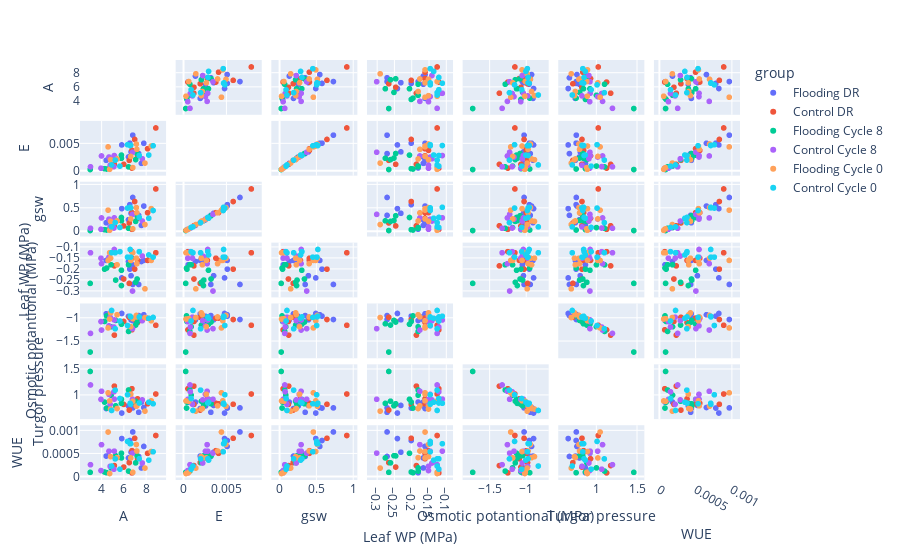

The code cell stored with this chart in its notebook:
### Code cell
features = ['A', 'E', 'gsw', 'Leaf WP (MPa)', 'Osmotic potantional (MPa)',
       'Turgor pressure', 'WUE']
fig = px.scatter_matrix(
    df_small,
    dimensions=features,
    color= 'group'
)
fig.update_traces(diagonal_visible=False)
fig.show()

### Figure 1 — Plotly figure (JSON) as saved in the notebook; plotly's stock layout.template omitted (floating-point values rounded to 4 significant figures)
{"data": [{"diagonal": {"visible": false}, "dimensions": [{"axis": {"matches": true}, "label": "A", "values": [7.795, 7.578, 6.418, 4.414, 6.536, 6.801, 5.811, 6.774, 6.646, 7.336]}, {"axis": {"matches": true}, "label": "E", "values": [0.005107, 0.001413, 0.002594, 0.001968, 0.005128, 0.006603, 0.004804, 0.0005613, 0.003525, 0.003207]}, {"axis": {"matches": true}, "label": "gsw", "values": [0.551, 0.1359, 0.2581, 0.1933, 0.5808, 0.7358, 0.4964, 0.05405, 0.3957, 0.3519]}, {"axis": {"matches": true}, "label": "Leaf WP (MPa)", "values": [-0.16, -0.165, -0.165, -0.16, -0.2, -0.27, -0.24, -0.18, -0.23, -0.27]}, {"axis": {"matches": true}, "label": "Osmotic potantional (MPa)", "values": [-0.925, -1.035, -0.96, -0.905, -0.955, -1.028, -0.8975, -1.05, -1.035, -0.9425]}, {"axis": {"matches": true}, "label": "Turgor pressure", "values": [0.765, 0.87, 0.795, 0.745, 0.755, 0.7575, 0.6575, 0.87, 0.805, 0.6725]}, {"axis": {"matches": true}, "label": "WUE", "values": [0.0006552, 0.0001865, 0.0004042, 0.0004458, 0.0007845, 0.000971, 0.0008267, 8.285e-05, 0.0005304, 0.0004371]}], "hovertemplate": "group=Flooding DR<br>%{xaxis.title.text}=%{x}<br>%{yaxis.title.text}=%{y}<extra></extra>", "legendgroup": "Flooding DR", "marker": {"color": "#636efa", "symbol": "circle"}, "name": "Flooding DR", "showlegend": true, "type": "splom"}, {"diagonal": {"visible": false}, "dimensions": [{"axis": {"matches": true}, "label": "A", "values": [7.234, 8.875, 8.134, 6.726, 5.149, 5.991, 6.732, 6.486, 6.976]}, {"axis": {"matches": true}, "label": "E", "values": [0.002802, 0.007929, 0.004108, 0.0005342, 0.001227, 0.001236, 0.003792, 0.001965, 0.005812]}, {"axis": {"matches": true}, "label": "gsw", "values": [0.2878, 0.9182, 0.4088, 0.05173, 0.1278, 0.1246, 0.4095, 0.1884, 0.6485]}, {"axis": {"matches": true}, "label": "Leaf WP (MPa)", "values": [-0.16, -0.125, -0.16, -0.12, -0.185, -0.245, -0.15, -0.265, -0.2]}, {"axis": {"matches": true}, "label": "Osmotic potantional (MPa)", "values": [-1.093, -1.153, -0.9975, -1.25, -1.365, -1.07, -0.9975, -0.98, -1.028]}, {"axis": {"matches": true}, "label": "Turgor pressure", "values": [0.9325, 1.028, 0.8375, 1.13, 1.18, 0.825, 0.8475, 0.715, 0.8275]}, {"axis": {"matches": true}, "label": "WUE", "values": [0.0003873, 0.0008934, 0.000505, 7.942e-05, 0.0002382, 0.0002062, 0.0005633, 0.0003029, 0.0008332]}], "hovertemplate": "group=Control DR<br>%{xaxis.title.text}=%{x}<br>%{yaxis.title.text}=%{y}<extra></extra>", "legendgroup": "Control DR", "marker": {"color": "#EF553B", "symbol": "circle"}, "name": "Control DR", "showlegend": true, "type": "splom"}, {"diagonal": {"visible": false}, "dimensions": [{"axis": {"matches": true}, "label": "A", "values": [4.266, 7.063, 2.973, 5.783, 4.452, 7.191, 6.423, 5.262, 5.783, 4.854]}, {"axis": {"matches": true}, "label": "E", "values": [0.0004215, 0.002101, 0.0002704, 0.002929, 0.0003696, 0.003227, 0.0007608, 0.002384, 0.002344, 0.0009105]}, {"axis": {"matches": true}, "label": "gsw", "values": [0.04417, 0.2218, 0.02585, 0.306, 0.03737, 0.3424, 0.07286, 0.2413, 0.2348, 0.08885]}, {"axis": {"matches": true}, "label": "Leaf WP (MPa)", "values": [-0.2, -0.26, -0.265, -0.205, -0.195, -0.245, -0.18, -0.25, -0.275, -0.18]}, {"axis": {"matches": true}, "label": "Osmotic potantional (MPa)", "values": [-1.07, -1.147, -1.73, -1.13, -0.95, -1.083, -1.285, -1.048, -1.12, -1.185]}, {"axis": {"matches": true}, "label": "Turgor pressure", "values": [0.87, 0.8875, 1.465, 0.925, 0.755, 0.8375, 1.105, 0.7975, 0.845, 1.005]}, {"axis": {"matches": true}, "label": "WUE", "values": [9.879e-05, 0.0002974, 9.096e-05, 0.0005064, 8.301e-05, 0.0004487, 0.0001184, 0.0004531, 0.0004053, 0.0001876]}], "hovertemplate": "group=Flooding Cycle 8<br>%{xaxis.title.text}=%{x}<br>%{yaxis.title.text}=%{y}<extra></extra>", "legendgroup": "Flooding Cycle 8", "marker": {"color": "#00cc96", "symbol": "circle"}, "name": "Flooding Cycle 8", "showlegend": true, "type": "splom"}, {"diagonal": {"visible": false}, "dimensions": [{"axis": {"matches": true}, "label": "A", "values": [5.107, 4.766, 3.002, 5.14, 4.662, 3.992, 7.658, 6.78, 3.944]}, {"axis": {"matches": true}, "label": "E", "values": [0.0008128, 0.001061, 0.0007743, 0.002843, 0.002575, 0.002771, 0.002256, 0.003457, 0.0005125]}, {"axis": {"matches": true}, "label": "gsw", "values": [0.08003, 0.1042, 0.07472, 0.2981, 0.2705, 0.2964, 0.2303, 0.3725, 0.05225]}, {"axis": {"matches": true}, "label": "Leaf WP (MPa)", "values": [-0.12, -0.15, -0.125, -0.11, -0.145, -0.175, -0.14, -0.3, -0.15]}, {"axis": {"matches": true}, "label": "Osmotic potantional (MPa)", "values": [-1.19, -0.9775, -1.327, -1.038, -1.165, -1.255, -1.052, -1.225, -1.073]}, {"axis": {"matches": true}, "label": "Turgor pressure", "values": [1.07, 0.8275, 1.202, 0.9275, 1.02, 1.08, 0.9125, 0.925, 0.9225]}, {"axis": {"matches": true}, "label": "WUE", "values": [0.0001591, 0.0002227, 0.000258, 0.000553, 0.0005523, 0.0006941, 0.0002946, 0.0005099, 0.0001299]}], "hovertemplate": "group=Control Cycle 8<br>%{xaxis.title.text}=%{x}<br>%{yaxis.title.text}=%{y}<extra></extra>", "legendgroup": "Control Cycle 8", "marker": {"color": "#ab63fa", "symbol": "circle"}, "name": "Control Cycle 8", "showlegend": true, "type": "splom"}, {"diagonal": {"visible": false}, "dimensions": [{"axis": {"matches": true}, "label": "A", "values": [8.46, 7.171, 7.9, 4.805, 4.72, 5.391, 4.582, 7.127, 6.806, 6.623]}, {"axis": {"matches": true}, "label": "E", "values": [0.004604, 0.003989, 0.001456, 0.002087, 0.0003065, 0.002216, 0.004443, 0.004974, 0.0006265, 0.002682]}, {"axis": {"matches": true}, "label": "gsw", "values": [0.4961, 0.4059, 0.155, 0.2229, 0.03055, 0.2317, 0.4632, 0.5181, 0.06327, 0.2755]}, {"axis": {"matches": true}, "label": "Leaf WP (MPa)", "values": [-0.16, -0.175, -0.29, -0.15, -0.125, -0.18, -0.16, -0.15, -0.125, -0.16]}, {"axis": {"matches": true}, "label": "Osmotic potantional (MPa)", "values": [-1.055, -0.9725, -0.985, -0.885, -1.018, -0.925, -1.21, -0.94, -1.01, -1.183]}, {"axis": {"matches": true}, "label": "Turgor pressure", "values": [0.895, 0.7975, 0.695, 0.735, 0.8925, 0.745, 1.05, 0.79, 0.885, 1.022]}, {"axis": {"matches": true}, "label": "WUE", "values": [0.0005442, 0.0005563, 0.0001843, 0.0004343, 6.493e-05, 0.0004112, 0.0009695, 0.0006979, 9.206e-05, 0.000405]}], "hovertemplate": "group=Flooding Cycle 0<br>%{xaxis.title.text}=%{x}<br>%{yaxis.title.text}=%{y}<extra></extra>", "legendgroup": "Flooding Cycle 0", "marker": {"color": "#FFA15A", "symbol": "circle"}, "name": "Flooding Cycle 0", "showlegend": true, "type": "splom"}, {"diagonal": {"visible": false}, "dimensions": [{"axis": {"matches": true}, "label": "A", "values": [6.614, 6.331, 8.634, 8.243, 4.897, 5.223, 7.386, 5.646, 6.569]}, {"axis": {"matches": true}, "label": "E", "values": [0.004741, 0.00484, 0.004654, 0.002942, 0.001119, 0.00201, 0.002856, 0.0009014, 0.004693]}, {"axis": {"matches": true}, "label": "gsw", "values": [0.5121, 0.508, 0.4559, 0.2896, 0.1043, 0.1955, 0.308, 0.09234, 0.5246]}, {"axis": {"matches": true}, "label": "Leaf WP (MPa)", "values": [-0.145, -0.145, -0.145, -0.135, -0.125, -0.125, -0.12, -0.12, -0.11]}, {"axis": {"matches": true}, "label": "Osmotic potantional (MPa)", "values": [-0.9725, -1.157, -0.9825, -1.002, -0.8325, -1.228, -0.9725, -1.06, -0.9575]}, {"axis": {"matches": true}, "label": "Turgor pressure", "values": [0.8275, 1.012, 0.8375, 0.8675, 0.7075, 1.103, 0.8525, 0.94, 0.8475]}, {"axis": {"matches": true}, "label": "WUE", "values": [0.0007169, 0.0007645, 0.000539, 0.0003569, 0.0002285, 0.0003848, 0.0003867, 0.0001596, 0.0007144]}], "hovertemplate": "group=Control Cycle 0<br>%{xaxis.title.text}=%{x}<br>%{yaxis.title.text}=%{y}<extra></extra>", "legendgroup": "Control Cycle 0", "marker": {"color": "#19d3f3", "symbol": "circle"}, "name": "Control Cycle 0", "showlegend": true, "type": "splom"}], "layout": {"dragmode": "select", "legend": {"title": {"text": "group"}, "tracegroupgap": 0}, "margin": {"t": 60}}}
